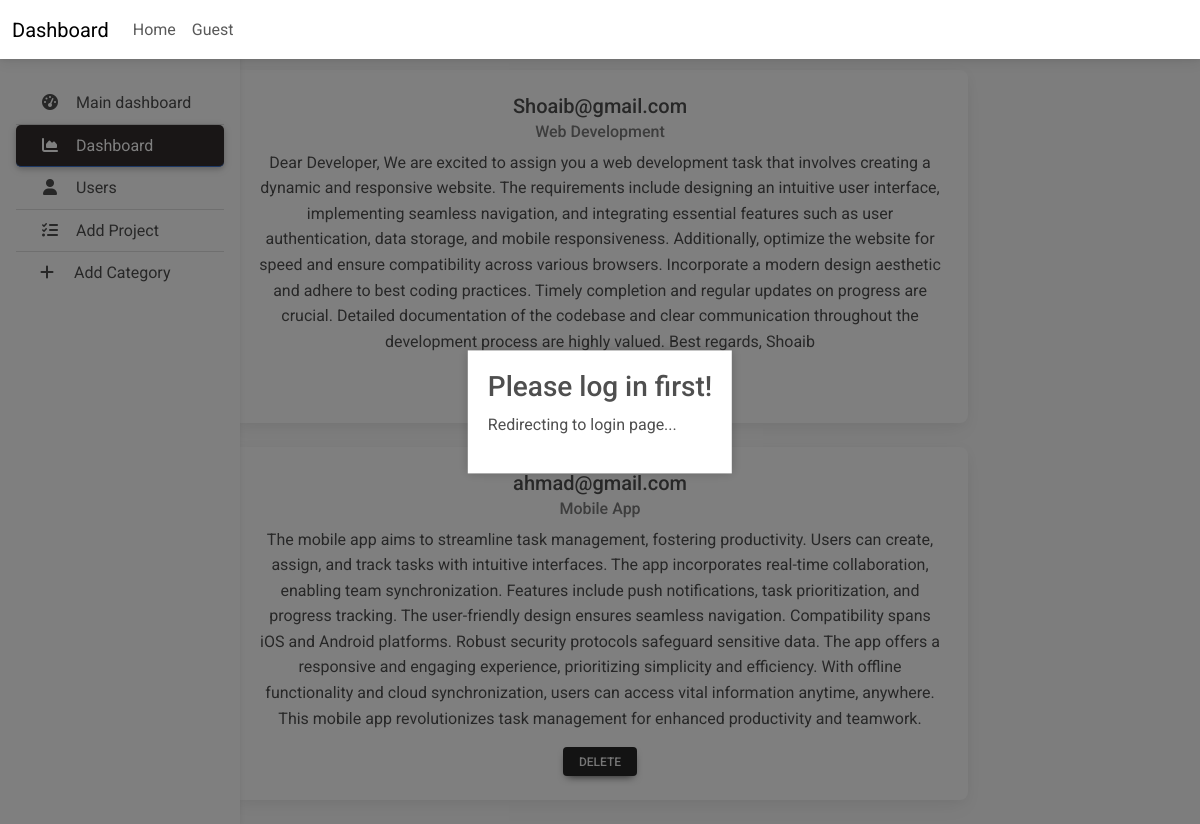
/dashboard/user/, run on the app's committed database.
### dashboard/models.py (models this page shows, shortened)
class Email(models.Model):
    email = models.EmailField()
    subject = models.CharField(max_length=1000)
    text = models.TextField()

### dashboard/views.py (the view)
# urls.py: path('user/',users,name="user-page"),
def users(request):
    emails = Email.objects.all()
    return render(request,'dashboard/users.html',{'emails': emails})

### templates/dashboard/users.html (shortened to what this page needs)
{% extends 'dashboard/base.html' %}
{% load static %}
{% block main_content %}
<div class="container mt-4">
    <div class="row">
        <div class="col-md-8 mx-auto text-center">
            <h2>Users</h2>
            {% if emails %}
                {% for email in emails %}
                    <div class="card mb-4">
                        <div class="card-body">
                            <h5 class="card-title">{{ email.email }}</h5>
                            <h6 class="card-subtitle mb-2 text-muted">{{ email.subject }}</h6>
                            <p class="card-text">{{ email.text }}</p>
                            <a href="/dashboard/user/{{email.id}}" class="btn btn-dark btn-sm delete-btn" data-email-id="{{ email.id }}">Delete</a>
                        </div>
                    </div>
                {% endfor %}
            {% else %}
                <p>No emails available.</p>
            {% endif %}
        </div>
    </div>
</div>
{% endblock main_content %}

### static/dashboard/css/admin.css (style rules this page uses)
body { background-color: #fbfbfb; }

### data on the page
Email: email "Shoaib@gmail.com", subject "Web Development", text "Dear Developer, We are excited to assign you a web development task that involves creating a dynamic and responsive website. The requirements include designing an intuitive user interface, implementing seamless navigation, and integrating essential features such as user authentication, data storage, and mobile responsiveness. Additionally, optimize the website for speed and ensure compatibility across various browsers. Incorporate a modern design aesthetic and adhere to best coding practices. Timely completion and regular updates on progress are crucial. Detailed documentation of the codebase and clear communication throughout the development process are highly valued. Best regards, Shoaib"
Email: email "ahmad@gmail.com", subject "Mobile App", text "The mobile app aims to streamline task management, fostering productivity. Users can create, assign, and track tasks with intuitive interfaces. The app incorporates real-time collaboration, enabling team synchronization. Features include push notifications, task prioritization, and progress tracking. The user-friendly design ensures seamless navigation. Compatibility spans iOS and Android platforms. Robust security protocols safeguard sensitive data. The app offers a responsive and engaging experience, prioritizing simplicity and efficiency. With offline functionality and cloud synchronization, users can access vital information anytime, anywhere. This mobile app revolutionizes task…"
